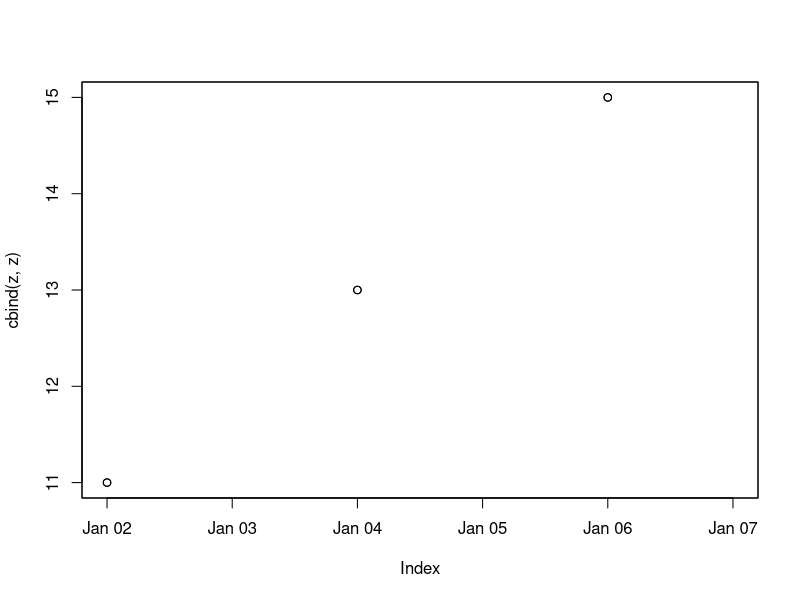
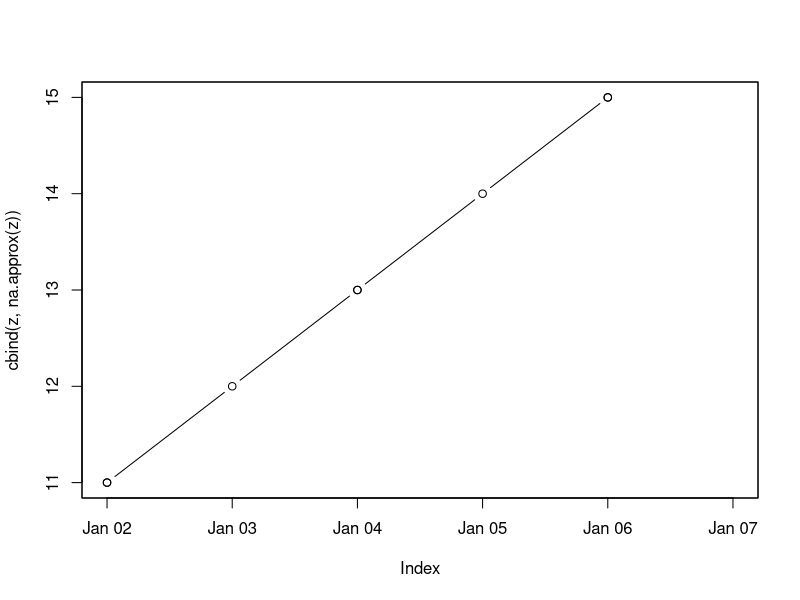

The R source for these figures, in order:
## Different examples of zoo for interpolation
rm(list = ls())
require(zoo)
z <- zoo(c(2, NA, 1, 4, 5, 2), c(1, 3, 4, 6, 7, 8))
z
## use underlying time scale for interpolation
na.approx(z)
## use equidistant spacing
na.approx(z, 1:6)
# with and without na.rm = FALSE
zz <- c(NA, 9, 3, NA, 3, 2)
na.approx(zz, na.rm = FALSE)
na.approx(zz)
d0 <- as.Date("2000-01-01")
z <- zoo(c(11, NA, 13, NA, 15, NA), d0 + 1:6)
# NA fill, drop or keep leading/trailing NAs
na.approx(z)
na.approx(z, na.rm = FALSE)
# extrapolate to point outside of range of time points
# (a) drop NA, (b) keep NA, (c) extrapolate using rule = 2 from approx()
na.approx(z, xout = d0 + 7)
na.approx(z, xout = d0 + 7, na.rm = FALSE)
na.approx(z, xout = d0 + 7, rule = 2)
# use splines - extrapolation handled differently
z <- zoo(c(11, NA, 13, NA, 15, NA), d0 + 1:6)
na.spline(z)
na.spline(z, na.rm = FALSE)
na.spline(z, xout = d0 + 1:6)
na.spline(z, xout = d0 + 2:5)
na.spline(z, xout = d0 + 7)
na.spline(z, xout = d0 + 7, na.rm = FALSE)
## using na.approx for disaggregation
zy <- zoo(1:3, 2000:2001)
# yearly to monthly series
zmo <- na.approx(zy, xout = as.yearmon(2000+0:13/12))
zmo
# monthly to daily series
sq <- seq(as.Date(start(zmo)), as.Date(end(zmo), frac = 1), by = "day")
zd <- na.approx(zmo, x = as.Date, xout = sq)
head(zd)
# weekly to daily series
zww <- zoo(1:3, as.Date("2001-01-01") + seq(0, length = 3, by = 7))
zww
zdd <- na.approx(zww, xout = seq(start(zww), end(zww), by = "day"))
zdd
# The lines do not show up because of the NAs
plot(cbind(z, z), type = "b", screen = 1)
# use na.approx to force lines to appear
plot(cbind(z, na.approx(z)), type = "b", screen = 1)
# Workaround where less than 2 NAs can appear in a column
za <- zoo(cbind(1:5, NA, c(1:3, NA, 5), NA)); za
ix <- colSums(!is.na(za)) > 0
za[, ix] <- na.approx(za[, ix]); za
# using na.approx to create regularly spaced series
# z has points at 10, 20 and 40 minutes while output also has a point at 30
if(require("chron")) {
  tt <- as.chron("2000-01-01 10:00:00") + c(1, 2, 4) * as.numeric(times("00:10:00"))
  z <- zoo(1:3, tt)
  tseq <- seq(start(z), end(z), by = times("00:10:00"))
  na.approx(z, xout = tseq)
}
